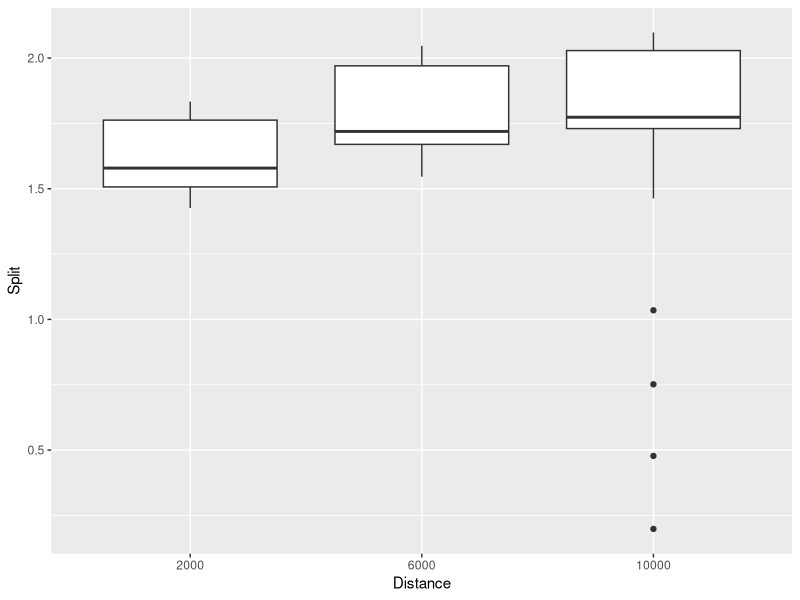
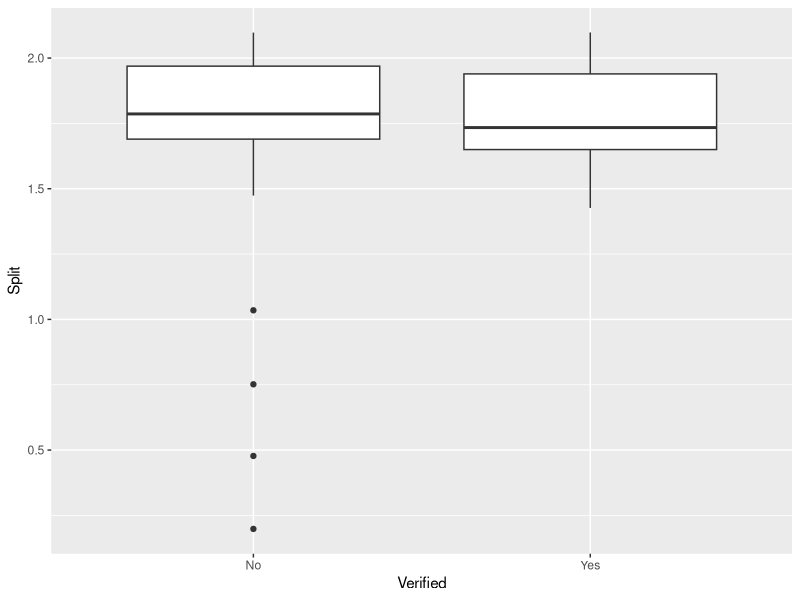
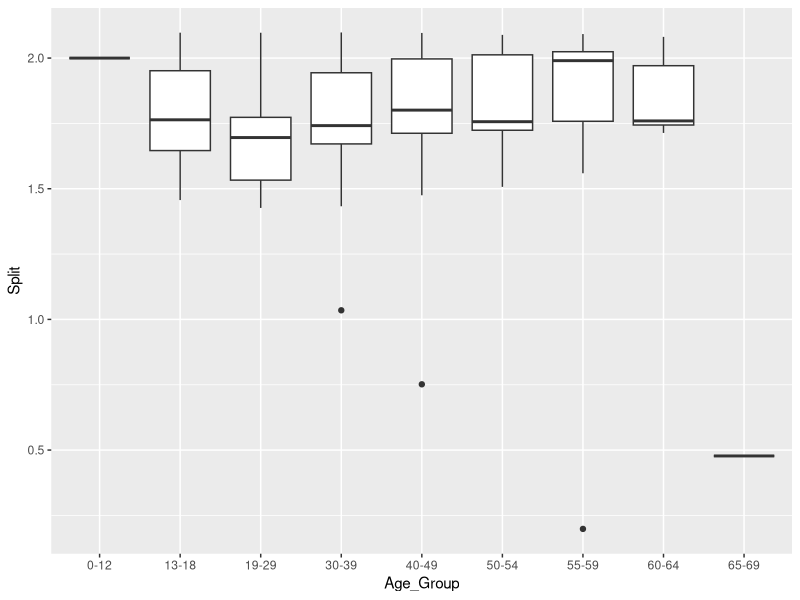
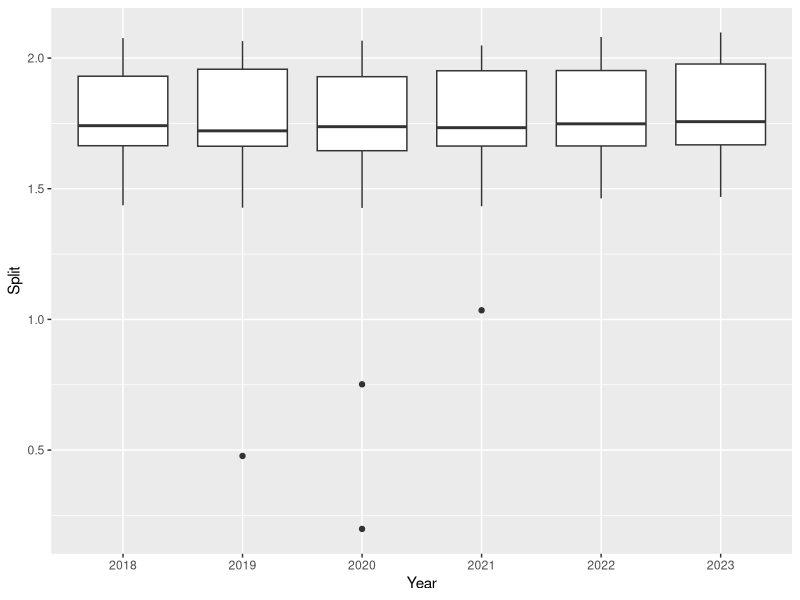
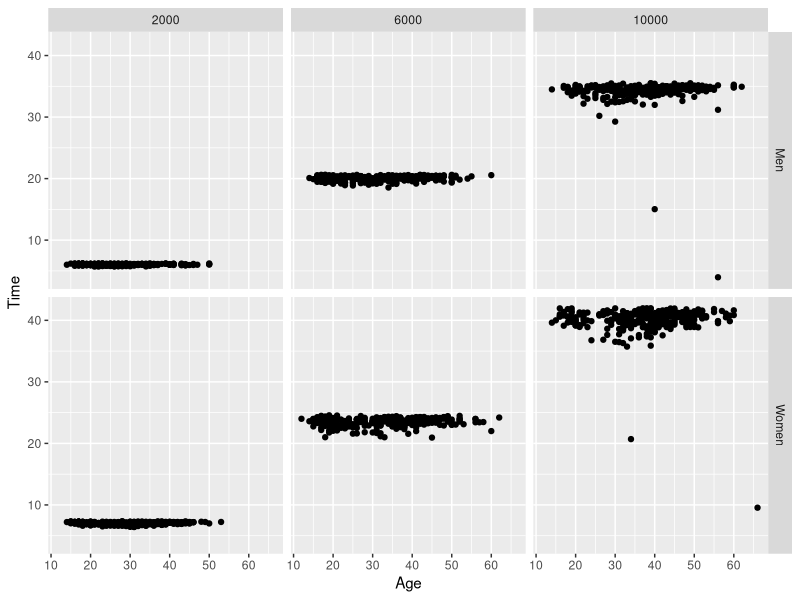
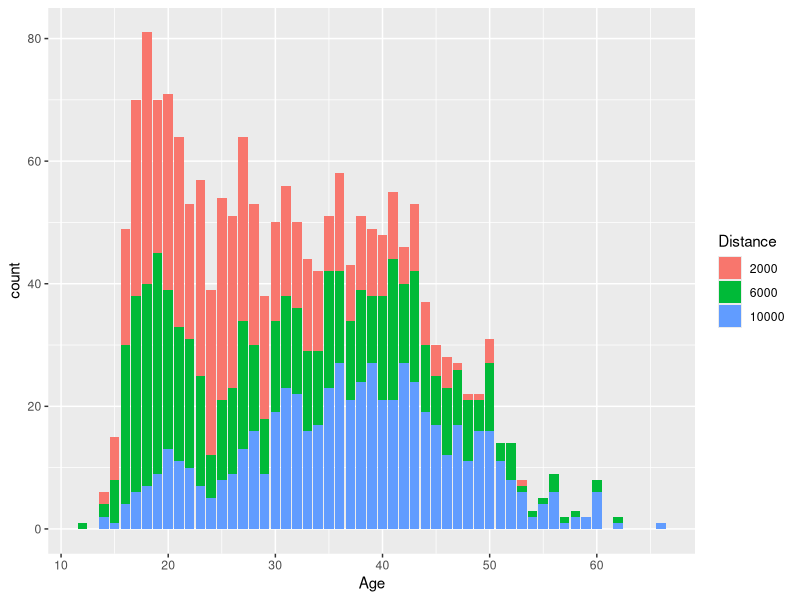
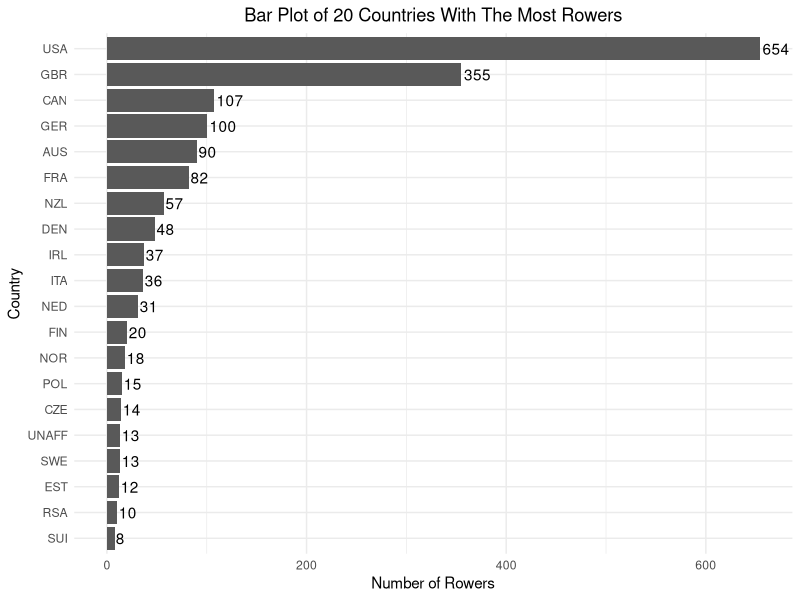
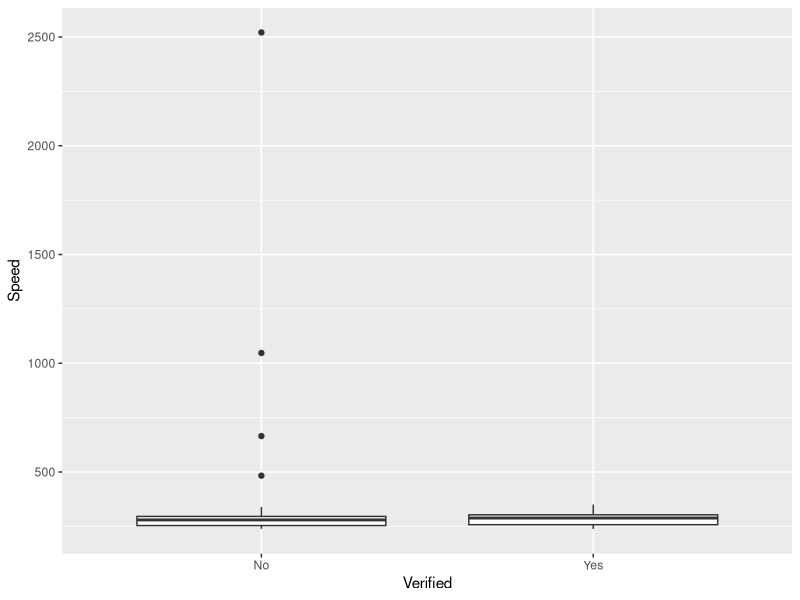

Write the R code that produced these figures, in order.
## ---- chunk 1
library(tidyverse)
library(readr)
## ---- chunk 2
erg_df <- read_csv("erg.csv")

erg_df <- erg_df |> mutate(Verified = as.factor(Verified), Gender = as.factor(Gender), Year = as.factor(Year), Distance = as.factor(Distance))
## ---- chunk 3
ggplot(data = erg_df, aes(x = Distance, y = Split)) + geom_boxplot()
## ---- chunk 4
ggplot(data = erg_df, aes(x = Verified, y = Split)) + geom_boxplot()
## ---- chunk 5
ggplot(data = erg_df, aes(x = Age_Group, y = Split)) + geom_boxplot()
## ---- chunk 6
ggplot(data = erg_df, aes(x = Year, y = Split)) + geom_boxplot()
## ---- chunk 7
ggplot(data = erg_df, aes(x = Age, y = Time)) + geom_point() + facet_grid(Gender ~Distance)
## ---- chunk 8
ggplot(data = erg_df, aes(x = Age, fill = Distance)) + geom_bar()
## ---- chunk 9
bar <- erg_df |> group_by(Country) |> summarise(n = n()) |> mutate(Country = fct_reorder(Country, n)) |> filter(n >= 8)

ggplot(data = bar, aes(x = Country, y = n)) + geom_col() + coord_flip() + geom_text(aes(label = n), hjust = -0.1) + theme_minimal() + labs(title = "Bar Plot of 20 Countries With The Most Rowers", y = "Number of Rowers") + theme(plot.title = element_text(hjust = 0.5))
## ---- chunk 10
age <- lm(Speed ~ Age, data = erg_df)
summary(age)
## ---- chunk 11
sex <- lm(Speed ~ Gender, data = erg_df)
summary(sex)
## ---- chunk 12
dist <- lm(Speed ~ Distance, data = erg_df)
summary(dist)
## ---- chunk 13
age_grp <- lm(Speed ~ Age_Group, data = erg_df)
summary(age_grp)
anova(age_grp)
## ---- chunk 14
t.test(Speed ~ Verified, data = erg_df)
## ---- chunk 15
ggplot(data = erg_df, aes(x = Verified, y = Speed)) + geom_boxplot()
## ---- chunk 16
ggplot(data = erg_df, aes(x = Age, y = Pos, colour = Distance)) + geom_point(alpha = 0.5) + facet_wrap(~Gender) + theme_minimal()
## ---- chunk 17
ggplot(data = erg_df, aes(x = Age_Group)) + geom_bar() 
## ---- chunk 18
erg_df
## ---- chunk 19
summary(erg_df$Speed)
iqr <- 301-256.5
iqr
1.5*iqr
66.75+301
erg_df |> filter(Verified == "No") |> arrange(desc(Speed))
erg_df |> filter(Verified == "Yes") |> arrange(desc(Speed))
## ---- chunk 20
ggplot(data = erg_df, aes(x = Verified, y = Speed)) + geom_boxplot() + theme_minimal() + labs(title = "Side-by-Side Boxplots of Speed for Verified and Non-Verified Pieces") + theme(plot.title = element_text(hjust = 0.5))
## ---- chunk 21
summary(erg_df$Speed)
301-256.5
## ---- chunk 22
erg_df |> arrange(desc(Speed)) |> select(Name, Speed, Verified)

1.5*44.5
301 + 66.75
## ---- chunk 23
no_outliers <- erg_df |> filter(Name != "Toño Martí ayala" & Name != "Lynn Hansford" & Name != "Travis Willcox" & Name != "Natasshia Lee")

ggplot(data = no_outliers, aes(x = Verified, y = Speed)) + geom_boxplot() + theme_minimal() + labs(title = "Side-by-Side Boxplots of Speed for Verified and Non-Verified Pieces") + theme(plot.title = element_text(hjust = 0.5))

ggplot(data = no_outliers, aes(x = Speed)) + geom_histogram(bins = 15, fill = "lightblue", colour = "black")

t.test(Speed ~ Verified, data = no_outliers)
t.test(Speed ~ Verified, data = erg_df)
